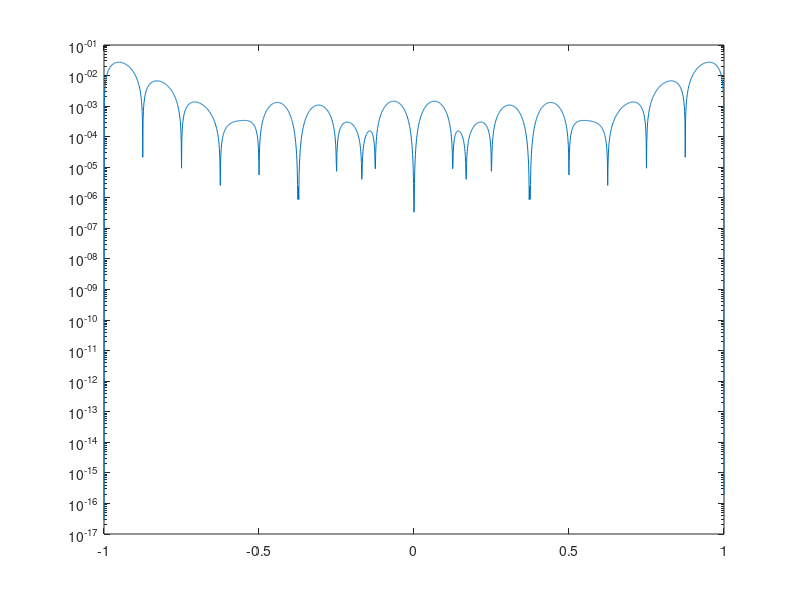

This chart was generated by the following MATLAB code:
n = 2^4; % 定义n
x = [-1:2/n:1]; % 得到区间端点x_i
% 得到h_i
h=[];
for i=1:n
    h=[h x(i+1)-x(i)];
end 
y=sin(4.*x.^2)+(sin(4.*x)).^2; % 得到y_i
% 初始化lambda,mu,d
lambda=ones(n,1);
mu=ones(n,1);
d=ones(n+1,1);
% 对除端点的lambda,mu,d赋值
for i=2:n
    lambda(i)=h(i)/(h(i)+h(i-1));
    mu(i)=1-lambda(i);
    d(i)=6/(h(i)+h(i-1))*((y(i+1)-y(i))/h(i) - (y(i)-y(i-1))/h(i-1));
end
% 对端点的lambda,mu,d赋值
d(1)=6/h(1)*((y(2)-y(1))/(x(2)-x(1))-0);
d(n+1)=6/h(n)*(0-(y(n+1)-y(n))/(x(n+1)-x(n)));
d
% 将所有的mu前移并将mu(n+1)赋值为1
mu(1)=[];
mu = [mu;1];
% 得到求解M的系数矩阵A
A=diag(mu,-1)+2.*eye(n+1)+diag(lambda,1);
M=A\d %得到M
x2=[-1:2/1999:1];% 分割2000个区间
S=zeros(1,size(x2,1));% 初始化S
% 通过式(1)得到分段函数S
for i=1:n
    S=S+ ...
    (((x(i+1)-x2).^3*M(i)+(x2-x(i)).^3*M(i+1))/6/h(i) ...
    +((x(i+1)-x2)*y(i)+(x2-x(i))*y(i+1))/h(i) ...
    -(h(i)/6)*((x(i+1)-x2)*M(i)+(x2-x(i))*M(i+1)) ...
    ).*(x2>x(i)&x2<=x(i+1));% 分段函数即所有函数值.*其区间最后求和
end
% 单独得到S(1)
S(1)=((x(1+1)-x2(1)).^3*M(1)+(x2(1)-x(1)).^3*M(1+1))/6/h(1) ...
        +((x(1+1)-x2(1))*y(1)+(x2(1)-x(1))*y(1+1))/h(1) ...
        -(h(1)/6)*((x(1+1)-x2(1))*M(1)+(x2(1)-x(1))*M(1+1));
y2=sin(4.*x2.^2)+(sin(4.*x2)).^2;% 真实值
% 画图
figure
semilogy(x2,abs(y2-S))
